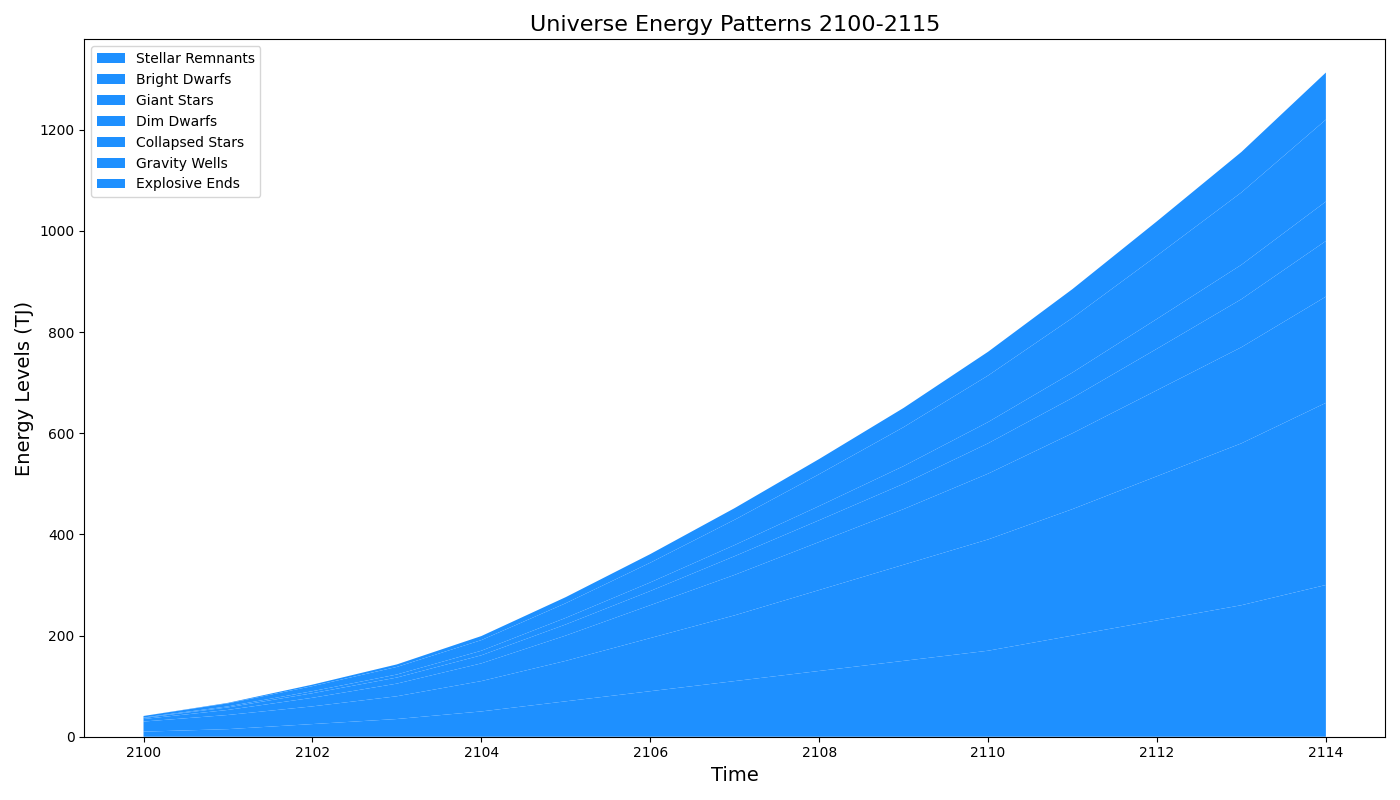

This chart was generated by the following Python code:
import matplotlib.pyplot as plt
import numpy as np

years = np.arange(2100, 2115)

red_dwarf = np.array([10, 15, 25, 35, 50, 70, 90, 110, 130, 150, 170, 200, 230, 260, 300])
yellow_dwarf = np.array([20, 28, 35, 45, 60, 80, 105, 130, 160, 190, 220, 250, 285, 320, 360])
blue_giant = np.array([5, 10, 17, 25, 35, 50, 65, 80, 95, 110, 130, 150, 170, 190, 210])
white_dwarf = np.array([2, 5, 9, 12, 16, 22, 28, 37, 43, 50, 60, 70, 82, 95, 110])
neutron_stars = np.array([1, 2, 4, 6, 9, 13, 17, 22, 28, 35, 42, 50, 59, 68, 78])
black_holes = np.array([3, 6, 10, 15, 21, 29, 39, 50, 63, 77, 92, 108, 125, 143, 162])
supernovae = np.array([0, 1, 3, 5, 8, 12, 17, 23, 30, 38, 47, 57, 68, 80, 93])

fig, ax = plt.subplots(figsize=(14, 8))

ax.stackplot(years, red_dwarf, yellow_dwarf, blue_giant, white_dwarf, neutron_stars, black_holes, supernovae,
             labels=['Stellar Remnants', 'Bright Dwarfs', 'Giant Stars', 'Dim Dwarfs', 'Collapsed Stars', 'Gravity Wells', 'Explosive Ends'],
             colors=['#1e90ff']*7)

ax.set_title('Universe Energy Patterns 2100-2115', fontsize=16)
ax.set_xlabel('Time', fontsize=14)
ax.set_ylabel('Energy Levels (TJ)', fontsize=14)
ax.legend(loc='upper left')

plt.tight_layout()
plt.show()
